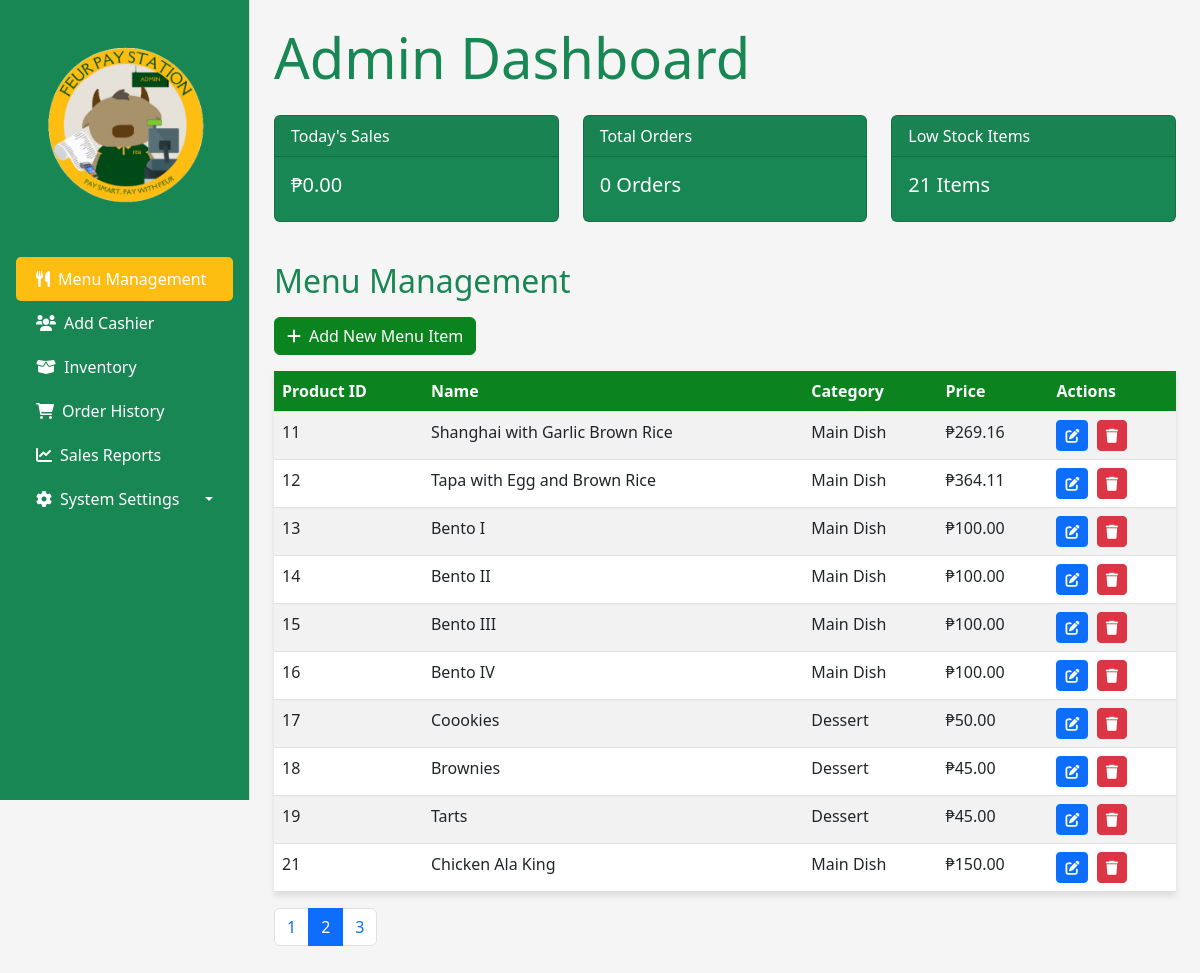
Page /admin/admin.php?page=2 on the committed database.
### tables this page shows
CREATE TABLE `product` (
  `Product_Id` int(11) NOT NULL,
  `ItemName` varchar(150) DEFAULT NULL,
  `Category` varchar(100) DEFAULT NULL,
  `Sku` varchar(50) DEFAULT '0',
  `Product_Quantity` int(11) DEFAULT 0,
  `UnitPrice` decimal(10,2) DEFAULT NULL,
  `Supplier` varchar(50) DEFAULT NULL,
  `RestockLevel` int(11) DEFAULT 0,
  `AddedAt` datetime DEFAULT current_timestamp(),
  `ExpirationDate` date DEFAULT NULL
);

### admin/admin.php (the view, shortened to what this page needs)
<?php
include '../include/db.php';
$today = date('Y-m-d');
$limit = 10;
$page = isset($_GET['page']) ? (int)$_GET['page'] : 1;
$offset = ($page - 1) * $limit;
$totalStmt = $conn->query("SELECT COUNT(*) FROM product");
$totalRows = $totalStmt->fetchColumn();
$totalPages = ceil($totalRows / $limit);
$stmt = $conn->prepare("SELECT Product_Id, ItemName, Category, UnitPrice, Supplier, ExpirationDate FROM product LIMIT :limit OFFSET :offset");
$stmt->bindParam(':limit', $limit, PDO::PARAM_INT);
$stmt->bindParam(':offset', $offset, PDO::PARAM_INT);
$stmt->execute();
$products = $stmt->fetchAll(PDO::FETCH_ASSOC);
$salesStmt = $conn->prepare("SELECT SUM(OrderHistory_TotalAmount) FROM orderhistory WHERE DATE(OrderDate) = ?");
$salesStmt->execute([$today]);
$todaysSales = $salesStmt->fetchColumn();
$todaysSales = $todaysSales ? $todaysSales : 0;
$orderCountStmt = $conn->query("SELECT COUNT(*) FROM orderhistory");
$totalOrders = $orderCountStmt->fetchColumn();
$lowStockStmt = $conn->query("SELECT COUNT(*) FROM product WHERE Product_Quantity < 5");
$lowStockCount = $lowStockStmt->fetchColumn();
?>
<!DOCTYPE html>
<html lang="en">
<head>
    <link href="https://cdn.jsdelivr.net/npm/bootstrap@5.3.0/dist/css/bootstrap.min.css" rel="stylesheet">
    <link rel="stylesheet" href="https://cdnjs.cloudflare.com/ajax/libs/font-awesome/6.0.0/css/all.min.css">
    <link rel="stylesheet" href="admin.css">
</head>
<body>
    <div class="d-flex">
        <div class="main-content p-4 w-100">
        <nav class="sidebar bg-success text-white p-3">
            <h2 class="mb-4">
                <img src="admin.png" alt="FEUR Logo" class="logo">
            </h2>
            <ul class="nav flex-column">
                <li class="nav-item">
                    <a href="#" class="nav-link text-white active" data-section="menu-management-section">
                        <i class="fas fa-utensils me-2"></i>Menu Management
                    </a>
                </li>
                <li class="nav-item">
                    <a href="#" class="nav-link text-white" data-section="cashier-management-section">
                        <i class="fas fa-users me-2"></i>Add Cashier
                    </a>
                </li>
                <li class="nav-item">
                    <a href="#" class="nav-link text-white" data-section="inventory-section">
                        <i class="fas fa-box-open me-2"></i>Inventory
                    </a>
                </li>
                <li class="nav-item">
                    <a href="#" class="nav-link text-white" data-section="orders-section">
                        <i class="fas fa-shopping-cart me-2"></i>Order History
                    </a>
                </li>
                <li class="nav-item">
                    <a href="#" class="nav-link text-white" data-section="reports-section">
                        <i class="fas fa-chart-line me-2"></i>Sales Reports
                    </a>
                </li>
                <li class="nav-item dropdown">
                    <a href="#" class="nav-link text-white dropdown-toggle" id="settings-dropdown" data-bs-toggle="dropdown" aria-expanded="false">
                        <i class="fas fa-cog me-2"></i>System Settings
                    </a>
                </li>
            </ul>
        </nav>
            <div id="dashboard-section">
                <h1 class="display-4 text-success mb-4" >Admin Dashboard</h1>
                <div class="row">
                    <div class="col-md-4">
                        <div class="card text-white bg-success mb-3">
                            <div class="card-header">Today's Sales</div>
                            <div class="card-body">
                                <h5 class="card-title">₱<?= number_format($todaysSales, 2) ?></h5>
                            </div>
                        </div>
                    </div>
                    <div class="col-md-4">
                        <div class="card text-white bg-success mb-3">
                            <div class="card-header">Total Orders</div>
                            <div class="card-body">
                                <h5 class="card-title"><?= $totalOrders ?> Orders</h5>
                            </div>
                        </div>
                    </div>
                    <div class="col-md-4">
                        <div class="card text-white bg-success mb-3">
                            <div class="card-header">Low Stock Items</div>
                            <div class="card-body">
                                <h5 class="card-title"><?= $lowStockCount ?> Items</h5>
                            </div>
                        </div>
                    </div>
                </div>
            </div>
            <div id="menu-management-section" class="mt-4 section-content active">
                <h2 class="text-success mb-3">Menu Management</h2>
                <div class="row">
                    <div class="col-md-12">
                        <button class="btn btn-success mb-3" data-bs-toggle="modal" data-bs-target="#addMenuItemModal">
                            <i class="fas fa-plus me-2"></i>Add New Menu Item
                        </button>
                        <table class="table table-striped">
                            <thead>
                                <tr>
                                    <th>Product ID</th>
                                    <th>Name</th>
                                    <th>Category</th>
                                    <th>Price</th>
                                    <th>Actions</th>
                                </tr>
                            </thead>
                            <tbody>
                                <?php foreach ($products as $product): ?>
                                    <tr>
                                        <td><?= htmlspecialchars($product['Product_Id']) ?></td>
                                        <td><?= htmlspecialchars($product['ItemName']) ?></td>
                                        <td><?= htmlspecialchars($product['Category']) ?></td>
                                        <td>₱<?= number_format($product['UnitPrice'], 2) ?></td>
                                        <td>
                                            <button class="btn btn-sm btn-primary me-1" data-bs-toggle="modal" data-bs-target="#editModal<?= $product['Product_Id'] ?>">
                                                <i class="fas fa-edit"></i>
                                            </button>
                                            <a href="../include/delete_product.php?id=<?= $product['Product_Id'] ?>" class="btn btn-sm btn-danger" onclick="return confirm('Are you sure you want to delete this product?');">
                                                <i class="fas fa-trash"></i>
                                            </a>
                                        </td>
                                    </tr>
                                <?php endforeach; ?>
                            </tbody>
                        </table>
                        <nav>
                            <ul class="pagination">
                                <?php for ($i = 1; $i <= $totalPages; $i++): ?>
                                    <li class="page-item <?= $i === $page ? 'active' : '' ?>">
                                        <a class="page-link" href="?page=<?= $i ?>"><?= $i ?></a>
                                    </li>
                                <?php endfor; ?>
                            </ul>
                        </nav>
                    </div>
                </div>
            </div>
        </div>
    </div>
</body>
</html>

### admin/admin.css (style rules this page uses)
body { font-family: 'Segoe UI', Tahoma, Geneva, Verdana, sans-serif; background-color: #f5f5f5; margin: 0; padding: 0; }
:root { --feu-green: #0b8420; --feu-gold: #febe11; --feu-light: #f0f4f7; --text-color: #333; }
.logo { max-width: 100%; height: auto; display: block; margin: 0 auto; }
.sidebar { width: 250px; height: 100vh; background-color: var(--feu-green); border-right: 1px solid #ddd; color: white; transition: width 0.3s ease; position: fixed; top: 0; left: 0; overflow-y: auto; }
.sidebar h2 { color: var(--feu-gold); text-align: center; }
.sidebar .nav-link { color: white; padding: 10px 20px; transition: all 0.3s ease; display: flex; align-items: center; }
.sidebar .nav-link i { margin-right: 10px; }
.sidebar .nav-link:hover, .sidebar .nav-link.active { background-color: var(--feu-gold); color: var(--feu-green); border-radius: 5px; }
.sidebar .dropdown-toggle::after { margin-left: auto; }
.main-content { flex-grow: 1; padding: 20px; margin-left: 250px; }
.card { transition: transform 0.3s ease, box-shadow 0.3s ease; }
.table { background-color: white; box-shadow: 0 4px 6px rgba(0,0,0,0.1); }
.table th { background-color: var(--feu-green); color: white; }
.btn-success { background-color: var(--feu-green); border-color: var(--feu-green); }
.section-content { display: none; }
.section-content.active { display: block; }

### rows in the picture
product: Product_Id "11", ItemName "Shanghai with Garlic Brown Rice", Category "Main Dish", UnitPrice "269.16"
product: Product_Id "12", ItemName "Tapa with Egg and Brown Rice", Category "Main Dish", UnitPrice "364.11"
product: Product_Id "13", ItemName "Bento I", Category "Main Dish", UnitPrice "100.00"
product: Product_Id "14", ItemName "Bento II", Category "Main Dish", UnitPrice "100.00"
product: Product_Id "15", ItemName "Bento III", Category "Main Dish", UnitPrice "100.00"
product: Product_Id "16", ItemName "Bento IV", Category "Main Dish", UnitPrice "100.00"
product: Product_Id "17", ItemName "Coookies", Category "Dessert", UnitPrice "50.00"
product: Product_Id "18", ItemName "Brownies", Category "Dessert", UnitPrice "45.00"
product: Product_Id "19", ItemName "Tarts", Category "Dessert", UnitPrice "45.00"
product: Product_Id "21", ItemName "Chicken Ala King", Category "Main Dish", UnitPrice "150.00"

### other values in the picture
$todaysSales "0.00"
$totalOrders "0"
$lowStockCount "21"
